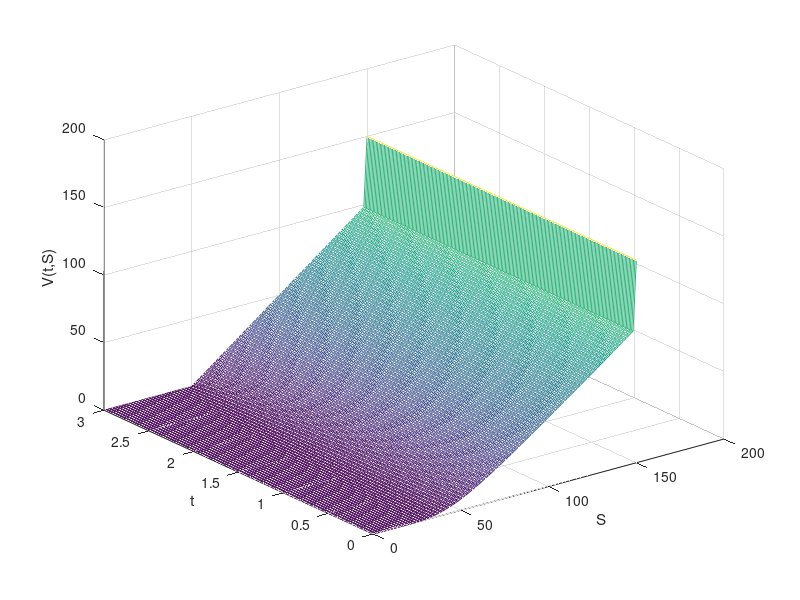
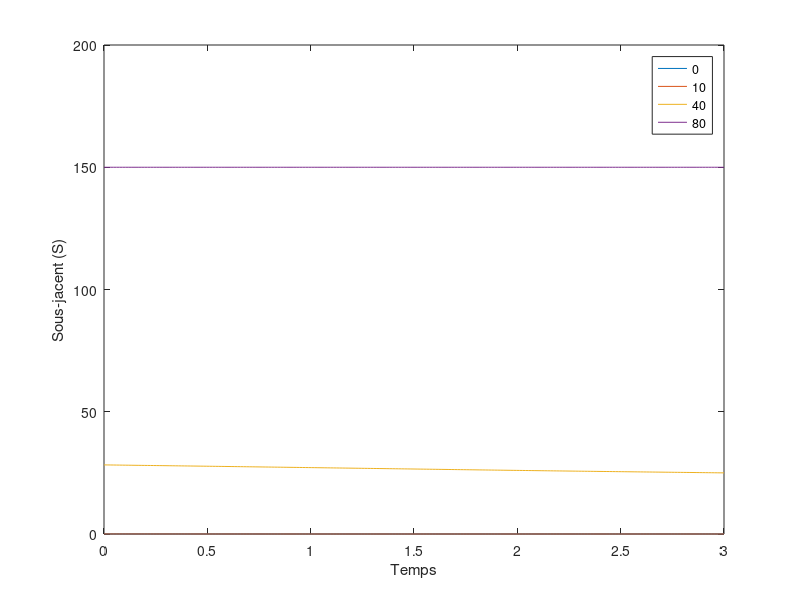

Recreate these plots in MATLAB, in order.
clear all;close all;S = 50;       % Valeur du sous-jacentK = 50;       % Striker = 0.05;     % Taux d''intérêt sans risquesigma = 0.2; % Volatiliédelta = 0.02; % Taux de dividendeT = 3; % MaturitéM = 80; % Nombre de points de maillage d'actifsN = 200; % Nombre de points de maillage en tempsSzero = 0; % Valeur extremeSmax= 150; % Valeur extremeomega=1.2;tol=0.001; % Parametres SORsolution_mesh=zeros(N+1,M+1); % Tableau de la solution approchéeSmesh=0:(Smax/M):Smax; % maillage en STmesh=T:-(T/N):0; % maillage en temps tdt=T/N; % pas de temps, dtdS=Smax/M; % pas d'actifs, dSsolution_mesh(1,:)= max(Smesh-K,0); % Payoff (Call)solution_mesh(:,1)= 0; % Condition à la limite en S=0solution_mesh(:,M+1)= Smax; % Condition à la limite en S=M% Definition des fonctions A, B ,C , D, E et Fa = @(i) dt*(0.25*(i*sigma)^2 - 0.5*i*(r-delta));b = @(i) -1 -dt* (0.5*(i*sigma)^2+r); c = @(i) dt*(0.25*(sigma*i)^2+0.5*i*(r-delta));d = @(i)  -0.25*(sigma*i)^2*dt;e = @(i) -(1-0.5*(sigma*i)^2*dt);f = @(i)  -0.25*(sigma*i)^2*dt;Acoeffs = zeros(M+1,1);Bcoeffs = zeros(M+1,1);Ccoeffs =zeros(M+1,1);Dcoeffs =zeros(M+1,1);Ecoeffs =zeros(M+1,1);Fcoeffs =zeros(M+1,1);for i=1:M+1  Acoeffs(i) = a(i-1);  Bcoeffs(i) = b(i-1);  Ccoeffs(i) = c(i-1);  Dcoeffs(i) = d(i-1);  Ecoeffs(i) = e(i-1);  Fcoeffs(i) = f(i-1);endTri=diag(Acoeffs(3:M),-1)+diag(Bcoeffs(2:M))+diag(Ccoeffs(2:M-1),+1);Tri_Inv=inv(Tri); % Calcul de la matrice inverseSecondMembre = diag(Dcoeffs(3:M),-1)+diag(Ecoeffs(2:M))+diag(Fcoeffs(2:M-1),+1);for p=1:N  temp=zeros(M-1,1);  temp(1)=a(0)*solution_mesh(p+1,1);  temp(end)=c(M)*solution_mesh(p+1,M+1); % Terme à la frontière du domaine  RHS=solution_mesh(p,2:M)'-temp;  % Méthode SOR & Gauss-Siedel :Résolution itérative de Ax=b  % Noter que : A est (M-1)x(M-1), b est (M-1)  A=Tri;  b=SecondMembre*RHS; % Définir la matrice A et le second membre RHS=b  x=solution_mesh(p,2:M)'; % Définir x  xold=10000*x; % Initialiser xold pour commencer la boucle d'itération  n=length(x);  %  while norm(xold-x)>tol    xold=x; % redéfinir xold    for i=1:n % for: parcourir les lignes de la matrice      if i==1        z=(b(i)-A(i,i+1)*x(i+1))/A(i,i);        x(i) = max(omega*z + (1-omega)*xold(i),i*dS-K);      elseif i==n        z=(b(i)-A(i,i-1)*x(i-1))/A(i,i);        x(i) = max(omega*z + (1-omega)*xold(i),i*dS-K);      else        z=(b(i)-A(i,i-1)*x(i-1)-A(i,i+1)*x(i+1))/ A(i,i);        x(i) = max(omega*z + (1-omega)*xold(i),i*dS-K);      end    end  end  solution_mesh(p+1,(2:end-1))=x;end%figure(1)mesh(Smesh,Tmesh,solution_mesh)xlabel('S');ylabel('t');zlabel('V(t,S)')figure(2)plot(Tmesh,solution_mesh(:,1),Tmesh,solution_mesh(:,11),Tmesh,solution_mesh(:,41),Tmesh,solution_mesh(:,81))xlabel('Temps'); ylabel('Sous-jacent (S)');legend('0','10','40','80')